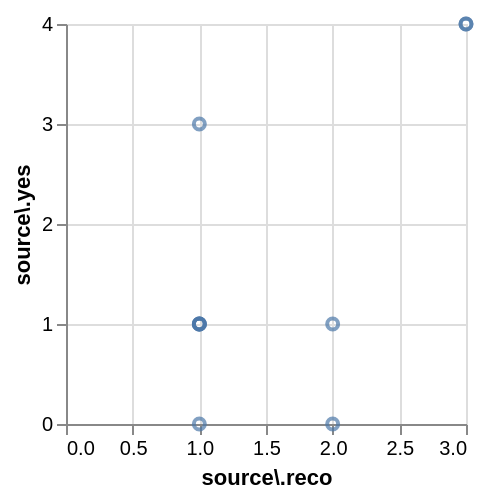

This figure's Vega-Lite source:
### Vega specification from a JSON file in a GitHub repository (floating-point values rounded to 4 significant figures)
{"$schema": "https://vega.github.io/schema/vega/v5.json", "background": "white", "padding": 5, "width": 200, "height": 200, "style": "cell", "data": [{"name": "source_0", "values": {"hits": {"hits": [{"source.reco": 2, "source.yes": 1}, {"source.reco": 3, "source.yes": 4}, {"source.reco": 2, "source.yes": 0}, {"source.reco": 1, "source.yes": 3}, {"source.reco": 3, "source.yes": 4}, {"source.reco": 1, "source.yes": 1}, {"source.reco": 1, "source.yes": 1}, {"source.reco": 1, "source.yes": 1}, {"source.reco": 1, "source.yes": 0}, {"source.reco": 1, "source.yes": 1}]}}, "format": {"property": "hits.hits"}}, {"name": "data_0", "source": "source_0", "transform": [{"type": "filter", "expr": "isValid(datum[\"source.reco\"]) && isFinite(+datum[\"source.reco\"]) && isValid(datum[\"source.yes\"]) && isFinite(+datum[\"source.yes\"])"}]}], "marks": [{"name": "marks", "type": "symbol", "style": ["point"], "from": {"data": "data_0"}, "encode": {"update": {"opacity": {"value": 0.7}, "fill": {"value": "transparent"}, "stroke": {"value": "#4c78a8"}, "ariaRoleDescription": {"value": "point"}, "description": {"signal": "\"\" + \"source\\\\.reco\" + \": \" + (format(datum[\"source.reco\"], \"\")) + \"; \" + \"source\\\\.yes\" + \": \" + (format(datum[\"source.yes\"], \"\"))"}, "x": {"scale": "x", "field": "source\\.reco"}, "y": {"scale": "y", "field": "source\\.yes"}}}}], "scales": [{"name": "x", "type": "linear", "domain": {"data": "data_0", "field": "source\\.reco"}, "range": [0, {"signal": "width"}], "nice": true, "zero": true}, {"name": "y", "type": "linear", "domain": {"data": "data_0", "field": "source\\.yes"}, "range": [{"signal": "height"}, 0], "nice": true, "zero": true}], "axes": [{"scale": "x", "orient": "bottom", "gridScale": "y", "grid": true, "tickCount": {"signal": "ceil(width/40)"}, "domain": false, "labels": false, "aria": false, "maxExtent": 0, "minExtent": 0, "ticks": false, "zindex": 0}, {"scale": "y", "orient": "left", "gridScale": "x", "grid": true, "tickCount": {"signal": "ceil(height/40)"}, "domain": false, "labels": false, "aria": false, "maxExtent": 0, "minExtent": 0, "ticks": false, "zindex": 0}, {"scale": "x", "orient": "bottom", "grid": false, "title": "source\\.reco", "labelFlush": true, "labelOverlap": true, "tickCount": {"signal": "ceil(width/40)"}, "zindex": 0}, {"scale": "y", "orient": "left", "grid": false, "title": "source\\.yes", "labelOverlap": true, "tickCount": {"signal": "ceil(height/40)"}, "zindex": 0}]}
